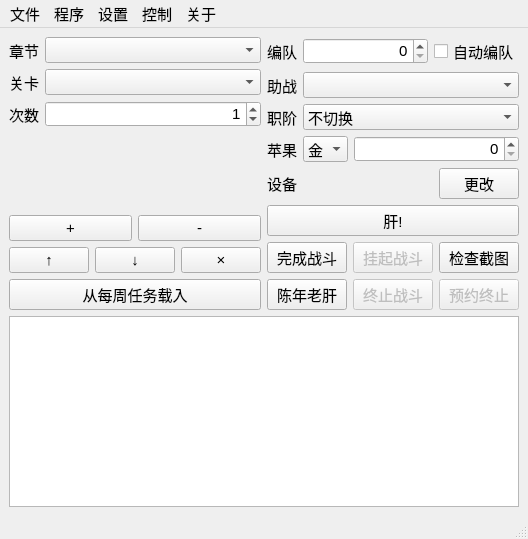
<?xml version="1.0" encoding="UTF-8"?>
<ui version="4.0" connectslotsbyname="false">
 <author>hgjazhgj</author>
 <class>fgoMainWindow</class>
 <widget class="QMainWindow" name="fgoMainWindow">
  <property name="focusPolicy">
   <enum>Qt::StrongFocus</enum>
  </property>
  <property name="windowTitle">
   <string>FGO-py - hgjazhgj</string>
  </property>
  <property name="styleSheet">
   <string notr="true">QWidget{font-family:&quot;Microsoft YaHei UI Light&quot;;font-size:15px}</string>
  </property>
  <widget class="QWidget" name="widget">
   <layout class="QVBoxLayout" name="verticalLayout">
    <item>
     <layout class="QHBoxLayout" name="LAYOUT_MAIN">
      <item>
       <layout class="QVBoxLayout" name="LAYOUT_QUEST">
        <item>
         <layout class="QFormLayout" name="LAYOUT_QUESTSELECT">
          <property name="labelAlignment">
           <set>Qt::AlignRight|Qt::AlignTrailing|Qt::AlignVCenter</set>
          </property>
          <item row="0" column="1">
           <widget class="QComboBox" name="CBB_CHAPTER"/>
          </item>
          <item row="0" column="0">
           <widget class="QLabel" name="LBL_CHAPTER">
            <property name="text">
             <string>章节</string>
            </property>
           </widget>
          </item>
          <item row="1" column="0">
           <widget class="QLabel" name="LBL_QUEST">
            <property name="text">
             <string>关卡</string>
            </property>
           </widget>
          </item>
          <item row="1" column="1">
           <widget class="QComboBox" name="CBB_QUEST"/>
          </item>
          <item row="2" column="0">
           <widget class="QLabel" name="LBL_TIMES">
            <property name="text">
             <string>次数</string>
            </property>
           </widget>
          </item>
          <item row="2" column="1">
           <widget class="QSpinBox" name="TXT_TIMES">
            <property name="contextMenuPolicy">
             <enum>Qt::NoContextMenu</enum>
            </property>
            <property name="statusTip">
             <string>加入关卡队列后生效,0为不限制次数</string>
            </property>
            <property name="alignment">
             <set>Qt::AlignRight|Qt::AlignTrailing|Qt::AlignVCenter</set>
            </property>
            <property name="maximum">
             <number>114514</number>
            </property>
            <property name="value">
             <number>1</number>
            </property>
           </widget>
          </item>
         </layout>
        </item>
        <item>
         <layout class="QHBoxLayout" name="LAYOUT_QUESTADD">
          <item>
           <widget class="QPushButton" name="BTN_QUESTADD">
            <property name="statusTip">
             <string>新增</string>
            </property>
            <property name="text">
             <string>+</string>
            </property>
           </widget>
          </item>
          <item>
           <widget class="QPushButton" name="BTN_QUESTREMOVE">
            <property name="statusTip">
             <string>删除</string>
            </property>
            <property name="text">
             <string>-</string>
            </property>
           </widget>
          </item>
         </layout>
        </item>
        <item>
         <layout class="QHBoxLayout" name="LAYOUT_QUESTMOVE">
          <item>
           <widget class="QPushButton" name="BTN_QUESTUP">
            <property name="statusTip">
             <string>上移</string>
            </property>
            <property name="text">
             <string>↑</string>
            </property>
           </widget>
          </item>
          <item>
           <widget class="QPushButton" name="BTN_QUESTDOWN">
            <property name="statusTip">
             <string>下移</string>
            </property>
            <property name="text">
             <string>↓</string>
            </property>
           </widget>
          </item>
          <item>
           <widget class="QPushButton" name="BTN_QUESTCLEAR">
            <property name="statusTip">
             <string>清空</string>
            </property>
            <property name="text">
             <string>×</string>
            </property>
           </widget>
          </item>
         </layout>
        </item>
        <item>
         <widget class="QPushButton" name="BTN_QUESTLOAD">
          <property name="sizePolicy">
           <sizepolicy hsizetype="Expanding" vsizetype="Fixed">
            <horstretch>0</horstretch>
            <verstretch>0</verstretch>
           </sizepolicy>
          </property>
          <property name="text">
           <string>从每周任务载入</string>
          </property>
         </widget>
        </item>
       </layout>
      </item>
      <item>
       <layout class="QVBoxLayout" name="LAYOUT_LAUNCH">
        <item>
         <layout class="QFormLayout" name="LAYOUT_INFO">
          <property name="labelAlignment">
           <set>Qt::AlignRight|Qt::AlignTrailing|Qt::AlignVCenter</set>
          </property>
          <item row="0" column="0">
           <widget class="QLabel" name="LBL_TEAM">
            <property name="text">
             <string>编队</string>
            </property>
           </widget>
          </item>
          <item row="0" column="1">
           <layout class="QHBoxLayout" name="LAYOUT_INFO_TEAM">
            <item>
             <widget class="QSpinBox" name="TXT_TEAM">
              <property name="sizePolicy">
               <sizepolicy hsizetype="Expanding" vsizetype="Fixed">
                <horstretch>0</horstretch>
                <verstretch>0</verstretch>
               </sizepolicy>
              </property>
              <property name="contextMenuPolicy">
               <enum>Qt::NoContextMenu</enum>
              </property>
              <property name="statusTip">
               <string>所选编队在队伍编成界面的位置,从左到右1-10,0为不切换编队</string>
              </property>
              <property name="alignment">
               <set>Qt::AlignRight|Qt::AlignTrailing|Qt::AlignVCenter</set>
              </property>
              <property name="maximum">
               <number>15</number>
              </property>
             </widget>
            </item>
            <item>
             <widget class="QCheckBox" name="CKB_TEAM">
              <property name="text">
              <string>自动编队</string>
             </property>
            </widget>
            </item>
           </layout>
          </item>
          <item row="1" column="0">
           <widget class="QLabel" name="LBL_FRIEND">
            <property name="text">
             <string>助战</string>
            </property>
           </widget>
          </item>
          <item row="1" column="1">
           <widget class="QComboBox" name="CBB_FRIEND">
            <property name="statusTip">
             <string>助战设定(对应 img/friend 下的文件夹)</string>
            </property>
           </widget>
          </item>
          <item row="2" column="0">
           <widget class="QLabel" name="LBL_FRIEND_CLASS">
            <property name="text">
             <string>职阶</string>
            </property>
           </widget>
          </item>
          <item row="2" column="1">
           <widget class="QComboBox" name="CBB_FRIEND_CLASS">
            <property name="statusTip">
             <string>进入助战选择时自动点击的职阶页签</string>
            </property>
            <property name="currentIndex">
             <number>0</number>
            </property>
            <item>
             <property name="text">
              <string>不切换</string>
             </property>
            </item>
            <item>
             <property name="text">
              <string>All</string>
             </property>
            </item>
            <item>
             <property name="text">
              <string>Saber</string>
             </property>
            </item>
            <item>
             <property name="text">
              <string>Archer</string>
             </property>
            </item>
            <item>
             <property name="text">
              <string>Lancer</string>
             </property>
            </item>
            <item>
             <property name="text">
              <string>Rider</string>
             </property>
            </item>
            <item>
             <property name="text">
              <string>Caster</string>
             </property>
            </item>
            <item>
             <property name="text">
              <string>Assassin</string>
             </property>
            </item>
            <item>
             <property name="text">
              <string>Berserker</string>
             </property>
            </item>
            <item>
             <property name="text">
              <string>Extra</string>
             </property>
            </item>
            <item>
             <property name="text">
              <string>Mix</string>
             </property>
            </item>
           </widget>
          </item>
          <item row="3" column="0">
           <widget class="QLabel" name="LBL_APPLE">
            <property name="maximumSize">
             <size>
              <width>16777215</width>
              <height>28</height>
             </size>
            </property>
            <property name="text">
             <string>苹果</string>
            </property>
           </widget>
          </item>
          <item row="3" column="1">
           <layout class="QHBoxLayout" name="LAYOUT_INFO_APPLE">
            <item>
             <widget class="QComboBox" name="CBB_APPLE">
              <property name="statusTip">
               <string>要吃的苹果种类</string>
              </property>
              <property name="currentIndex">
               <number>0</number>
              </property>
              <item>
               <property name="text">
                <string>金</string>
               </property>
              </item>
              <item>
               <property name="text">
                <string>银</string>
               </property>
              </item>
              <item>
               <property name="text">
                <string>青</string>
               </property>
              </item>
              <item>
               <property name="text">
                <string>铜</string>
               </property>
              </item>
              <item>
               <property name="text">
                <string>彩</string>
               </property>
              </item>
             </widget>
            </item>
            <item>
             <widget class="QSpinBox" name="TXT_APPLE">
              <property name="sizePolicy">
               <sizepolicy hsizetype="Expanding" vsizetype="Fixed">
                <horstretch>0</horstretch>
                <verstretch>0</verstretch>
               </sizepolicy>
              </property>
              <property name="contextMenuPolicy">
               <enum>Qt::NoContextMenu</enum>
              </property>
              <property name="statusTip">
               <string>要吃的苹果数量</string>
              </property>
              <property name="alignment">
               <set>Qt::AlignRight|Qt::AlignTrailing|Qt::AlignVCenter</set>
              </property>
              <property name="maximum">
               <number>114514</number>
              </property>
             </widget>
            </item>
           </layout>
          </item>
          <item row="4" column="0">
           <widget class="QLabel" name="LBL_CURRENTDEVICE">
            <property name="text">
             <string>设备</string>
            </property>
           </widget>
          </item>
          <item row="4" column="1">
           <layout class="QHBoxLayout" name="LAYOUT_DEVICE">
            <item>
             <widget class="QLabel" name="LBL_DEVICE">
              <property name="sizePolicy">
               <sizepolicy hsizetype="Expanding" vsizetype="Preferred">
                <horstretch>0</horstretch>
                <verstretch>0</verstretch>
               </sizepolicy>
              </property>
             </widget>
            </item>
            <item>
             <widget class="QPushButton" name="BTN_CONNECT">
              <property name="cursor">
               <cursorShape>PointingHandCursor</cursorShape>
              </property>
              <property name="statusTip">
               <string>连接到设备</string>
              </property>
              <property name="text">
               <string>更改</string>
              </property>
             </widget>
            </item>
           </layout>
          </item>
         </layout>
        </item>
        <item>
         <widget class="QPushButton" name="BTN_MAIN">
          <property name="cursor">
           <cursorShape>PointingHandCursor</cursorShape>
          </property>
          <property name="statusTip">
           <string>在关卡列表界面将要刷的关卡置于第一个来清空体力,或是依次执行关卡队列中的关卡</string>
          </property>
          <property name="text">
           <string>肝!</string>
          </property>
         </widget>
        </item>
        <item>
         <layout class="QHBoxLayout" name="LAYOUT_FUNC">
          <item>
           <layout class="QVBoxLayout" name="LAYOUT_FUNCBATTLE">
            <item>
             <widget class="QPushButton" name="BTN_BATTLE">
              <property name="statusTip">
               <string>完成当前战斗</string>
              </property>
              <property name="text">
               <string>完成战斗</string>
              </property>
             </widget>
            </item>
            <item>
             <widget class="QPushButton" name="BTN_CLASSIC">
              <property name="statusTip">
               <string>基于经典战斗的清空体力</string>
              </property>
              <property name="text">
               <string>陈年老肝</string>
              </property>
             </widget>
            </item>
           </layout>
          </item>
          <item>
           <layout class="QVBoxLayout" name="LAYOUT_FUNCCONTROL">
            <item>
             <widget class="QPushButton" name="BTN_PAUSE">
              <property name="enabled">
               <bool>false</bool>
              </property>
              <property name="statusTip">
               <string>暂停/继续战斗</string>
              </property>
              <property name="text">
               <string>挂起战斗</string>
              </property>
              <property name="checkable">
               <bool>true</bool>
              </property>
             </widget>
            </item>
            <item>
             <widget class="QPushButton" name="BTN_STOP">
              <property name="enabled">
               <bool>false</bool>
              </property>
              <property name="statusTip">
               <string>立刻终止战斗</string>
              </property>
              <property name="text">
               <string>终止战斗</string>
              </property>
             </widget>
            </item>
           </layout>
          </item>
          <item>
           <layout class="QVBoxLayout" name="LAYOUT_FUNCAPPOINT">
            <item>
             <widget class="QPushButton" name="BTN_SCREENSHOT">
              <property name="statusTip">
               <string>检查截图确定连接建立</string>
              </property>
              <property name="text">
               <string>检查截图</string>
              </property>
             </widget>
            </item>
            <item>
             <widget class="QPushButton" name="BTN_STOPLATER">
              <property name="enabled">
               <bool>false</bool>
              </property>
              <property name="statusTip">
               <string>在完成若干场战斗后终止战斗</string>
              </property>
              <property name="text">
               <string>预约终止</string>
              </property>
              <property name="checkable">
               <bool>true</bool>
              </property>
             </widget>
            </item>
           </layout>
          </item>
         </layout>
        </item>
       </layout>
      </item>
     </layout>
    </item>
    <item>
     <widget class="QListWidget" name="LST_QUEST">
      <property name="statusTip">
       <string>关卡队列</string>
      </property>
     </widget>
    </item>
   </layout>
  </widget>
  <widget class="QMenuBar" name="MENU">
   <widget class="QMenu" name="MENU_ABOUT">
    <property name="title">
     <string>关于</string>
    </property>
    <addaction name="MENU_ABOUT_ABOUT"/>
    <addaction name="MENU_ABOUT_LICENSE"/>
   </widget>
   <widget class="QMenu" name="MENU_FILE">
    <property name="title">
     <string>文件</string>
    </property>
    <addaction name="MENU_FILE_EXPLORER"/>
   </widget>
   <widget class="QMenu" name="MENU_SCRIPT">
    <property name="title">
     <string>程序</string>
    </property>
    <addaction name="MENU_SCRIPT_FPSUMMON"/>
    <addaction name="MENU_SCRIPT_LOTTERY"/>
    <addaction name="MENU_SCRIPT_MAILFILTER"/>
    <addaction name="MENU_SCRIPT_SYNTHESIS"/>
    <addaction name="MENU_SCRIPT_SUMMONHISTORY"/>
    <addaction name="MENU_SCRIPT_EXPBALL"/>
   </widget>
   <widget class="QMenu" name="MENU_CONTROL">
    <property name="title">
     <string>控制</string>
    </property>
    <widget class="QMenu" name="MENU_CONTROL_169">
     <property name="title">
      <string>全面屏适配</string>
     </property>
     <addaction name="MENU_CONTROL_169_INVOKE"/>
     <addaction name="MENU_CONTROL_169_REVOKE"/>
    </widget>
    <addaction name="MENU_CONTROL_STAYONTOP"/>
    <addaction name="MENU_CONTROL_TRAY"/>
    <addaction name="separator"/>
    <addaction name="MENU_CONTROL_MAPKEY"/>
    <addaction name="MENU_CONTROL_169"/>
    <addaction name="MENU_CONTROL_NOTIFY"/>
    <addaction name="separator"/>
    <addaction name="MENU_CONTROL_BENCH"/>
    <addaction name="MENU_CONTROL_EXEC"/>
   </widget>
   <widget class="QMenu" name="MENU_SETTINGS">
    <property name="title">
     <string>设置</string>
    </property>
    <addaction name="MENU_SETTINGS_DEFEATED"/>
    <addaction name="MENU_SETTINGS_KIZUNAREISOU"/>
    <addaction name="MENU_SETTINGS_SPECIALDROP"/>
   </widget>
   <addaction name="MENU_FILE"/>
   <addaction name="MENU_SCRIPT"/>
   <addaction name="MENU_SETTINGS"/>
   <addaction name="MENU_CONTROL"/>
   <addaction name="MENU_ABOUT"/>
  </widget>
  <widget class="QStatusBar" name="STATUS"/>
  <action name="MENU_ABOUT_ABOUT">
   <property name="text">
    <string>关于FGO-py</string>
   </property>
  </action>
  <action name="MENU_FILE_EXPLORER">
   <property name="text">
    <string>资源管理器</string>
   </property>
  </action>
  <action name="MENU_CONTROL_STAYONTOP">
   <property name="checkable">
    <bool>true</bool>
   </property>
   <property name="text">
    <string>窗口置顶</string>
   </property>
  </action>
  <action name="MENU_SCRIPT_FPSUMMON">
   <property name="text">
    <string>抽友情</string>
   </property>
   <property name="statusTip">
    <string>先抽一发友情十连,在结算界面运行本功能</string>
   </property>
  </action>
  <action name="MENU_SCRIPT_SYNTHESIS">
   <property name="text">
    <string>强化</string>
   </property>
   <property name="statusTip">
    <string>在选择了强化对象未选择强化材料的界面运行本功能</string>
   </property>
  </action>
  <action name="MENU_SCRIPT_SUMMONHISTORY">
   <property name="text">
    <string>召唤记录</string>
   </property>
   <property name="statusTip">
    <string>统计导出召唤记录,在抽卡记录页面运行</string>
   </property>
  </action>
  <action name="MENU_SCRIPT_EXPBALL">
   <property name="text">
    <string>搓丸子</string>
   </property>
   <property name="statusTip">
    <string>把若干张低星礼装合并成一个</string>
   </property>
  </action>
  <action name="MENU_CONTROL_MAPKEY">
   <property name="checkable">
    <bool>true</bool>
   </property>
   <property name="text">
    <string>加载按键映射</string>
   </property>
  </action>
  <action name="MENU_SCRIPT_LOTTERY">
   <property name="text">
    <string>抽奖池</string>
   </property>
  </action>
  <action name="MENU_SCRIPT_MAILFILTER">
   <property name="text">
    <string>清理邮箱</string>
   </property>
  </action>
  <action name="MENU_CONTROL_BENCH">
   <property name="text">
    <string>Bench</string>
   </property>
  </action>
  <action name="MENU_CONTROL_EXEC">
   <property name="text">
    <string>Execute</string>
   </property>
  </action>
  <action name="MENU_SETTINGS_DEFEATED">
   <property name="checkable">
    <bool>true</bool>
   </property>
   <property name="text">
    <string>战败撤退时终止战斗</string>
   </property>
  </action>
  <action name="MENU_SETTINGS_KIZUNAREISOU">
   <property name="checkable">
    <bool>true</bool>
   </property>
   <property name="text">
    <string>获得羁绊礼装时终止战斗</string>
   </property>
  </action>
  <action name="MENU_SETTINGS_SPECIALDROP">
    <property name="checkable">
     <bool>true</bool>
    </property>
   <property name="text">
    <string>若干特殊掉落后终止战斗</string>
   </property>
  </action>
  <action name="MENU_ABOUT_LICENSE">
   <property name="text">
    <string>使用许可</string>
   </property>
  </action>
  <action name="MENU_FILE_QUIT">
   <property name="text">
    <string>退出</string>
   </property>
  </action>
  <action name="MENU_CONTROL_TRAY">
   <property name="checkable">
    <bool>true</bool>
   </property>
   <property name="text">
    <string>关闭到托盘</string>
   </property>
  </action>
  <action name="MENU_CONTROL_169_INVOKE">
   <property name="text">
    <string>调整为16:9</string>
   </property>
  </action>
  <action name="MENU_CONTROL_169_REVOKE">
   <property name="text">
    <string>恢复原分辨率</string>
   </property>
  </action>
  <action name="MENU_CONTROL_NOTIFY">
   <property name="checkable">
    <bool>true</bool>
   </property>
   <property name="text">
    <string>消息推送</string>
   </property>
  </action>
 </widget>
 <tabstops>
  <tabstop>CBB_CHAPTER</tabstop>
  <tabstop>CBB_QUEST</tabstop>
  <tabstop>TXT_TIMES</tabstop>
  <tabstop>BTN_QUESTADD</tabstop>
  <tabstop>BTN_QUESTREMOVE</tabstop>
  <tabstop>BTN_QUESTUP</tabstop>
  <tabstop>BTN_QUESTDOWN</tabstop>
  <tabstop>BTN_QUESTCLEAR</tabstop>
  <tabstop>TXT_TEAM</tabstop>
  <tabstop>CKB_TEAM</tabstop>
  <tabstop>CBB_FRIEND</tabstop>
  <tabstop>CBB_FRIEND_CLASS</tabstop>
  <tabstop>CBB_APPLE</tabstop>
  <tabstop>TXT_APPLE</tabstop>
  <tabstop>BTN_CONNECT</tabstop>
  <tabstop>BTN_QUESTLOAD</tabstop>
  <tabstop>BTN_MAIN</tabstop>
  <tabstop>BTN_BATTLE</tabstop>
  <tabstop>BTN_CLASSIC</tabstop>
  <tabstop>BTN_PAUSE</tabstop>
  <tabstop>BTN_STOP</tabstop>
  <tabstop>BTN_SCREENSHOT</tabstop>
  <tabstop>BTN_STOPLATER</tabstop>
 </tabstops>
 <resources/>
 <connections>
  <connection>
   <sender>BTN_CLASSIC</sender>
   <signal>clicked()</signal>
   <receiver>fgoMainWindow</receiver>
   <slot>runClassic()</slot>
  </connection>
  <connection>
   <sender>BTN_MAIN</sender>
   <signal>clicked()</signal>
   <receiver>fgoMainWindow</receiver>
   <slot>runMain()</slot>
  </connection>
  <connection>
   <sender>BTN_SCREENSHOT</sender>
   <signal>clicked()</signal>
   <receiver>fgoMainWindow</receiver>
   <slot>screenshot()</slot>
  </connection>
  <connection>
   <sender>BTN_PAUSE</sender>
   <signal>clicked(bool)</signal>
   <receiver>fgoMainWindow</receiver>
   <slot>pause(bool)</slot>
  </connection>
  <connection>
   <sender>BTN_STOP</sender>
   <signal>clicked()</signal>
   <receiver>fgoMainWindow</receiver>
   <slot>stop()</slot>
  </connection>
  <connection>
   <sender>BTN_CONNECT</sender>
   <signal>clicked()</signal>
   <receiver>fgoMainWindow</receiver>
   <slot>connectDevice()</slot>
  </connection>
  <connection>
   <sender>MENU_FILE_EXPLORER</sender>
   <signal>triggered()</signal>
   <receiver>fgoMainWindow</receiver>
   <slot>explorerHere()</slot>
  </connection>
  <connection>
   <sender>MENU_ABOUT_ABOUT</sender>
   <signal>triggered()</signal>
   <receiver>fgoMainWindow</receiver>
   <slot>about()</slot>
  </connection>
  <connection>
   <sender>MENU_SCRIPT_FPSUMMON</sender>
   <signal>triggered()</signal>
   <receiver>fgoMainWindow</receiver>
   <slot>runFpSummon()</slot>
  </connection>
  <connection>
   <sender>MENU_SCRIPT_SYNTHESIS</sender>
   <signal>triggered()</signal>
   <receiver>fgoMainWindow</receiver>
   <slot>runSynthesis()</slot>
  </connection>
  <connection>
   <sender>MENU_SCRIPT_SUMMONHISTORY</sender>
   <signal>triggered()</signal>
   <receiver>fgoMainWindow</receiver>
   <slot>runSummonHistory()</slot>
  </connection>
  <connection>
   <sender>MENU_SCRIPT_EXPBALL</sender>
   <signal>triggered()</signal>
   <receiver>fgoMainWindow</receiver>
   <slot>expBall()</slot>
  </connection>
  <connection>
   <sender>MENU_CONTROL_MAPKEY</sender>
   <signal>triggered(bool)</signal>
   <receiver>fgoMainWindow</receiver>
   <slot>mapKey(bool)</slot>
  </connection>
  <connection>
   <sender>BTN_STOPLATER</sender>
   <signal>clicked(bool)</signal>
   <receiver>fgoMainWindow</receiver>
   <slot>stopLater(bool)</slot>
  </connection>
  <connection>
   <sender>MENU_SCRIPT_LOTTERY</sender>
   <signal>triggered()</signal>
   <receiver>fgoMainWindow</receiver>
   <slot>runLottery()</slot>
  </connection>
  <connection>
   <sender>MENU_SCRIPT_MAILFILTER</sender>
   <signal>triggered()</signal>
   <receiver>fgoMainWindow</receiver>
   <slot>runMail()</slot>
  </connection>
  <connection>
   <sender>MENU_CONTROL_BENCH</sender>
   <signal>triggered()</signal>
   <receiver>fgoMainWindow</receiver>
   <slot>bench()</slot>
  </connection>
  <connection>
   <sender>MENU_CONTROL_EXEC</sender>
   <signal>triggered()</signal>
   <receiver>fgoMainWindow</receiver>
   <slot>exec()</slot>
  </connection>
  <connection>
   <sender>MENU_SETTINGS_SPECIALDROP</sender>
   <signal>triggered()</signal>
   <receiver>fgoMainWindow</receiver>
   <slot>stopOnSpecialDrop()</slot>
  </connection>
  <connection>
   <sender>MENU_ABOUT_LICENSE</sender>
   <signal>triggered()</signal>
   <receiver>fgoMainWindow</receiver>
   <slot>license()</slot>
  </connection>
  <connection>
   <sender>MENU_CONTROL_169_INVOKE</sender>
   <signal>triggered()</signal>
   <receiver>fgoMainWindow</receiver>
   <slot>invoke169()</slot>
  </connection>
  <connection>
   <sender>MENU_CONTROL_169_REVOKE</sender>
   <signal>triggered()</signal>
   <receiver>fgoMainWindow</receiver>
   <slot>revoke169()</slot>
  </connection>
  <connection>
   <sender>BTN_BATTLE</sender>
   <signal>clicked()</signal>
   <receiver>fgoMainWindow</receiver>
   <slot>runBattle()</slot>
  </connection>
  <connection>
   <sender>BTN_QUESTADD</sender>
   <signal>clicked()</signal>
   <receiver>fgoMainWindow</receiver>
   <slot>questAdd()</slot>
  </connection>
  <connection>
   <sender>BTN_QUESTCLEAR</sender>
   <signal>clicked()</signal>
   <receiver>fgoMainWindow</receiver>
   <slot>questClear()</slot>
  </connection>
  <connection>
   <sender>BTN_QUESTLOAD</sender>
   <signal>clicked()</signal>
   <receiver>fgoMainWindow</receiver>
   <slot>questLoad()</slot>
  </connection>
  <connection>
   <sender>BTN_QUESTREMOVE</sender>
   <signal>clicked()</signal>
   <receiver>fgoMainWindow</receiver>
   <slot>questRemove()</slot>
  </connection>
  <connection>
   <sender>CBB_CHAPTER</sender>
   <signal>currentIndexChanged(int)</signal>
   <receiver>fgoMainWindow</receiver>
   <slot>questQuery(int)</slot>
  </connection>
  <connection>
   <sender>BTN_QUESTUP</sender>
   <signal>clicked()</signal>
   <receiver>fgoMainWindow</receiver>
   <slot>questUp()</slot>
  </connection>
  <connection>
   <sender>BTN_QUESTDOWN</sender>
   <signal>clicked()</signal>
   <receiver>fgoMainWindow</receiver>
   <slot>questDown()</slot>
  </connection>
 </connections>
 <slots>
  <slot>about()</slot>
  <slot>bench()</slot>
  <slot>connectDevice()</slot>
  <slot>exec()</slot>
  <slot>expBall()</slot>
  <slot>explorerHere()</slot>
  <slot>invoke169()</slot>
  <slot>license()</slot>
  <slot>mapKey(bool)</slot>
  <slot>pause(bool)</slot>
  <slot>revoke169()</slot>
  <slot>runBattle()</slot>
  <slot>runClassic()</slot>
  <slot>runFpSummon()</slot>
  <slot>runLottery()</slot>
  <slot>runMail()</slot>
  <slot>runMain()</slot>
  <slot>runSummonHistory()</slot>
  <slot>runSynthesis()</slot>
  <slot>screenshot()</slot>
  <slot>stop()</slot>
  <slot>stopLater(bool)</slot>
  <slot>stopOnSpecialDrop(bool)</slot>
  <slot>questQuery(int)</slot>
  <slot>questAdd()</slot>
  <slot>questRemove()</slot>
  <slot>questClear()</slot>
  <slot>questLoad()</slot>
  <slot>questUp()</slot>
  <slot>questDown()</slot>
 </slots>
</ui>
